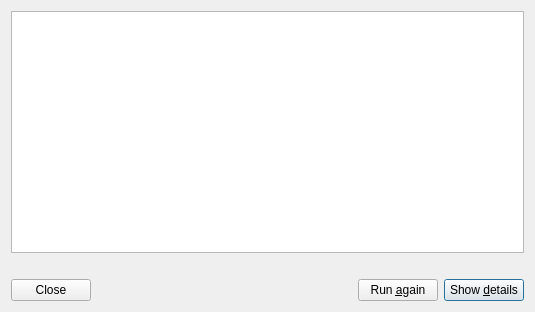
<?xml version="1.0" encoding="UTF-8"?>
<ui version="4.0">
 <class>dialog</class>
 <widget class="py_QDialog" name="dialog">
  <property name="windowModality">
   <enum>Qt::WindowModal</enum>
  </property>
  <property name="geometry">
   <rect>
    <x>0</x>
    <y>0</y>
    <width>535</width>
    <height>312</height>
   </rect>
  </property>
  <property name="windowTitle">
   <string>Summary</string>
  </property>
  <layout class="QVBoxLayout" name="verticalLayout">
   <item>
    <widget class="QTreeWidget" name="treeWidgetReport">
     <property name="editTriggers">
      <set>QAbstractItemView::NoEditTriggers</set>
     </property>
     <property name="showDropIndicator" stdset="0">
      <bool>false</bool>
     </property>
     <property name="alternatingRowColors">
      <bool>true</bool>
     </property>
     <property name="selectionMode">
      <enum>QAbstractItemView::NoSelection</enum>
     </property>
     <property name="textElideMode">
      <enum>Qt::ElideNone</enum>
     </property>
     <property name="rootIsDecorated">
      <bool>false</bool>
     </property>
     <property name="itemsExpandable">
      <bool>false</bool>
     </property>
     <property name="allColumnsShowFocus">
      <bool>true</bool>
     </property>
     <property name="wordWrap">
      <bool>false</bool>
     </property>
     <property name="headerHidden">
      <bool>true</bool>
     </property>
     <property name="expandsOnDoubleClick">
      <bool>false</bool>
     </property>
     <attribute name="headerVisible">
      <bool>false</bool>
     </attribute>
     <column>
      <property name="text">
       <string>Icon</string>
      </property>
     </column>
     <column>
      <property name="text">
       <string>Name</string>
      </property>
     </column>
     <column>
      <property name="text">
       <string>Value</string>
      </property>
     </column>
    </widget>
   </item>
   <item>
    <spacer name="verticalSpacer">
     <property name="orientation">
      <enum>Qt::Vertical</enum>
     </property>
     <property name="sizeType">
      <enum>QSizePolicy::Fixed</enum>
     </property>
     <property name="sizeHint" stdset="0">
      <size>
       <width>20</width>
       <height>20</height>
      </size>
     </property>
    </spacer>
   </item>
   <item>
    <layout class="QHBoxLayout" name="horizontalLayout">
     <item>
      <widget class="QPushButton" name="buttonClose">
       <property name="text">
        <string>Close</string>
       </property>
      </widget>
     </item>
     <item>
      <spacer name="horizontalSpacer">
       <property name="orientation">
        <enum>Qt::Horizontal</enum>
       </property>
       <property name="sizeHint" stdset="0">
        <size>
         <width>10</width>
         <height>20</height>
        </size>
       </property>
      </spacer>
     </item>
     <item>
      <widget class="QPushButton" name="buttonRunAgain">
       <property name="sizePolicy">
        <sizepolicy hsizetype="Preferred" vsizetype="Fixed">
         <horstretch>0</horstretch>
         <verstretch>0</verstretch>
        </sizepolicy>
       </property>
       <property name="text">
        <string>Run &amp;again</string>
       </property>
      </widget>
     </item>
     <item>
      <widget class="QPushButton" name="buttonShowDetails">
       <property name="sizePolicy">
        <sizepolicy hsizetype="Preferred" vsizetype="Fixed">
         <horstretch>0</horstretch>
         <verstretch>0</verstretch>
        </sizepolicy>
       </property>
       <property name="text">
        <string>Show &amp;details</string>
       </property>
       <property name="default">
        <bool>true</bool>
       </property>
      </widget>
     </item>
    </layout>
   </item>
  </layout>
  <zorder>verticalSpacer</zorder>
  <zorder>treeWidgetReport</zorder>
 </widget>
 <customwidgets>
  <customwidget>
   <class>py_QDialog</class>
   <extends>QWidget</extends>
   <header>py_qdialog.h</header>
   <container>1</container>
  </customwidget>
 </customwidgets>
 <resources/>
 <connections/>
</ui>
